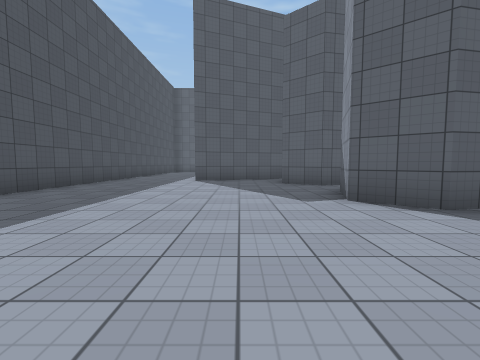
[1] (above)

19 first-person views from a walk through a scene from a Unity 3-D project. The camera is 1.2 m above the floor, tilts 4° down and sees 90° across. The floor is counted in squares, 2 m on a side. Each view is taken from the middle of a square. On the plan, view 1 faces up. The plan holds only what a view shows up to about 9 squares ahead; the rest is blank. The place goes on beyond the plan. Surface patterns are stand-ins for the level's own textures.

[2]
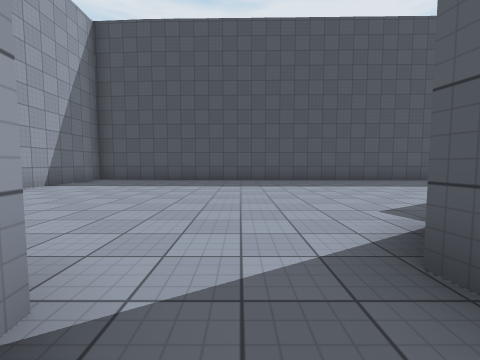

[3]
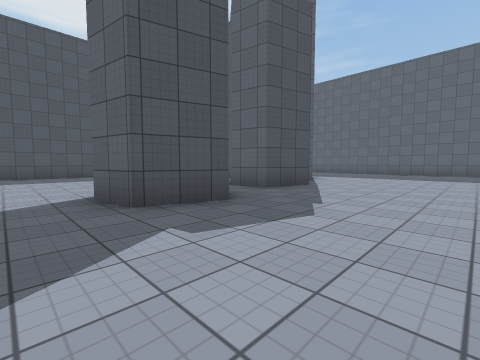

[4]
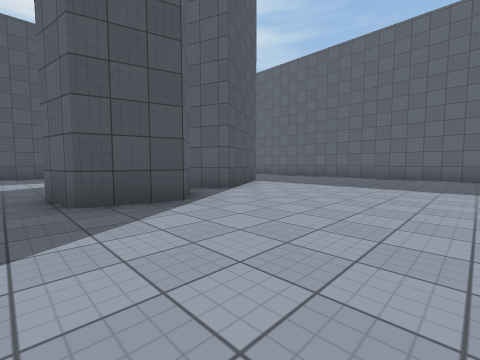

[5]
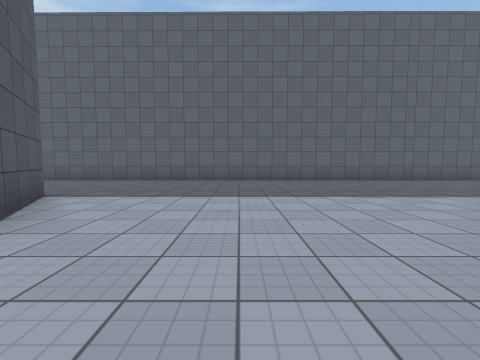

[6]
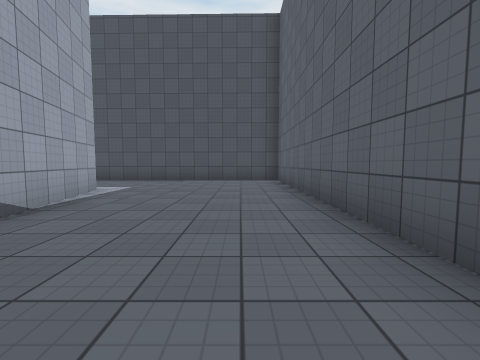

[7]
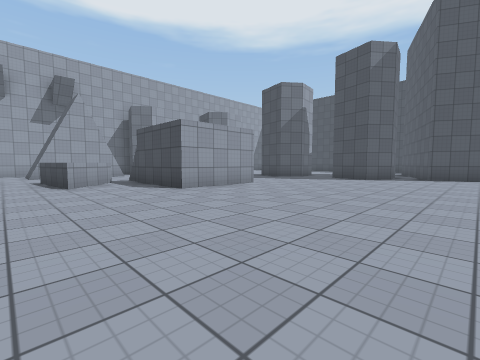

[8]
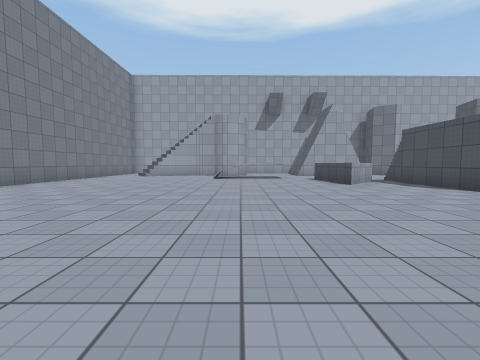

[9]
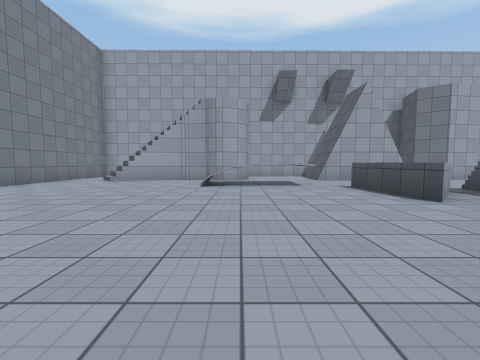

[10]
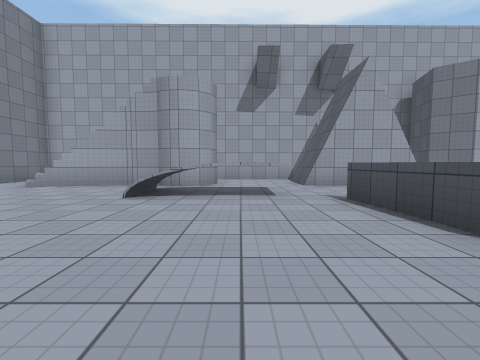

[11]
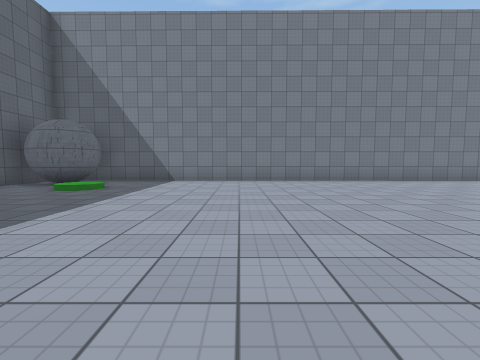

[12]
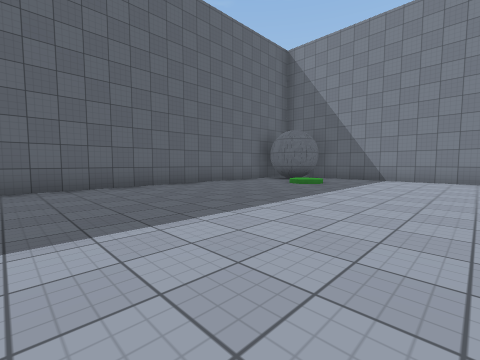

[13]
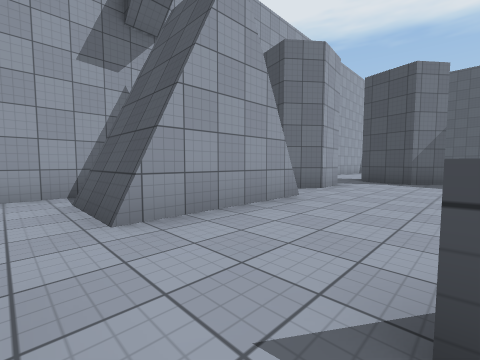

[14]
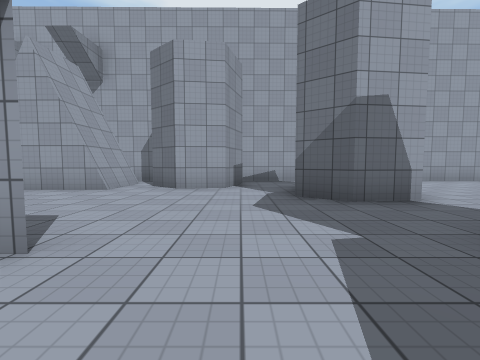

[15]
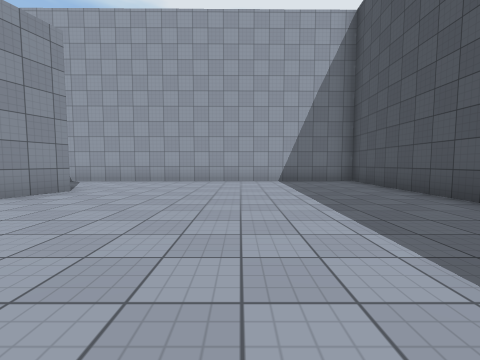

[16]
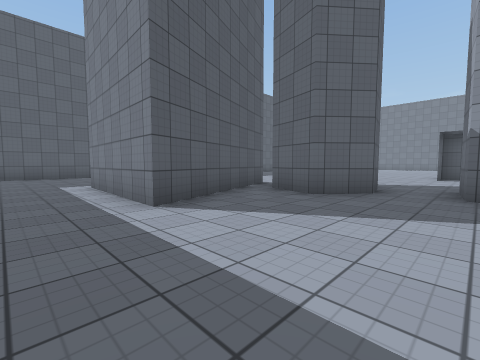

[17]
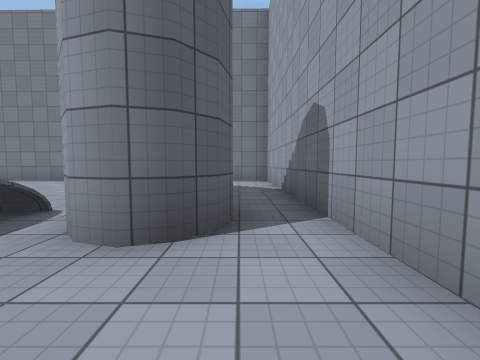

[18]
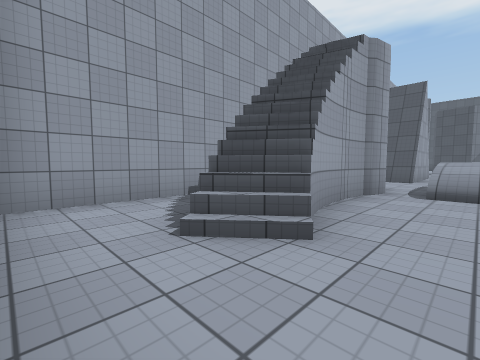

[19]
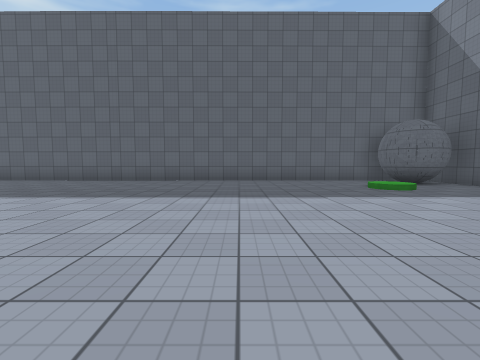

### Floor plan
Key: @ floor where view 1 was taken; # wall or solid block; . floor; / step, stairs or slope; ^ raised ledge.
Columns run from 5 left of view 1 to 22 right of it. Each row starts with its distance up from view 1.
 17 ##########################
 16 #........................##
 15 #........................###
 14 #......................//..#
 13 #..........................#
 12 #....##....................#
 11 #...####...................#
 10 #...# ##...................#
  9 #...###....................#
  8 #......##..................#
  7 #......##..................#
  6 #............#.............#
  5 #......##....  ............#
  4 #......###...  /.^.........#
  3 #............# /^^.........#
  2 #................^.^^......#
  1 #.......###.......^^^^.....#
  0 #....@..##..........##.##..#
 -1 #...........######..#####.##
 -2 #..........### ###........#
 -3 #.....######## ############
 -4 #######

Where each view was taken, in squares from view 1:
view 1: 0 up, 0 right, facing up
view 2: 2 up, 4 right, facing left
view 3: 2 up, 7 right, facing up-left
view 4: 6 up, 7 right, facing up-left
view 5: 8 up, 5 right, facing up
view 6: 15 up, 4 right, facing left
view 7: 11 up, 13 right, facing down-left
view 8: 11 up, 15 right, facing down
view 9: 8 up, 15 right, facing down
view 10: 6 up, 14 right, facing down
view 11: 10 up, 13 right, facing right
view 12: 10 up, 12 right, facing up-right
view 13: 2 up, 13 right, facing down-left
view 14: 5 up, 6 right, facing down
view 15: 5 up, 1 left, facing down
view 16: 5 up, 3 left, facing up-right
view 17: 2 down, 13 right, facing right
view 18: 1 up, 21 right, facing down-left
view 19: 8 up, 15 right, facing up
